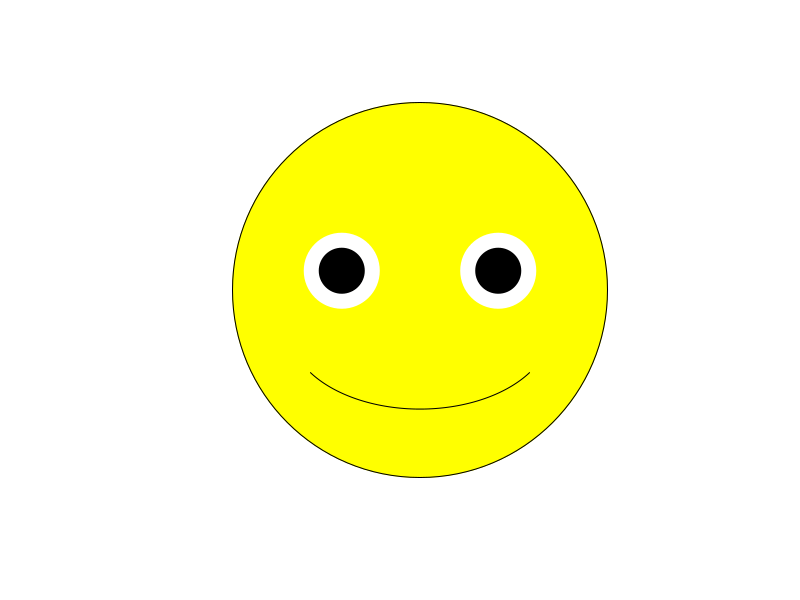

Write R code to recreate this figure.
## ---- chunk 1
knitr::opts_chunk$set(echo = TRUE)
## ---- chunk 2
plot(
    x = 1,
    y = 1,
    xlab="",
    ylab="",
    type = 'n',
    xlim = c(-2, 2),
    ylim = c(-2, 2),
    axes=FALSE
)

points(x = 0, y = 0, pch = 19, col = "yellow", cex = 50)
points(x = 0, y = 0, cex = 50)
points(x = -.5, y = .2, pch = 19, cex = 10, col = "white")
points(x = .5, y = .2, pch = 19, cex = 10, col = "white")

points(x = -.5, y = .2, pch = 19, cex = 6)
points(x = .5, y = .2, pch = 19, cex = 6)

mouth.size = .7

mouth.x = seq(-mouth.size, mouth.size, length.out = 100)
mouth.y = - sqrt(mouth.size-(mouth.x**2)) - .4

lines(x = mouth.x, y = mouth.y)

